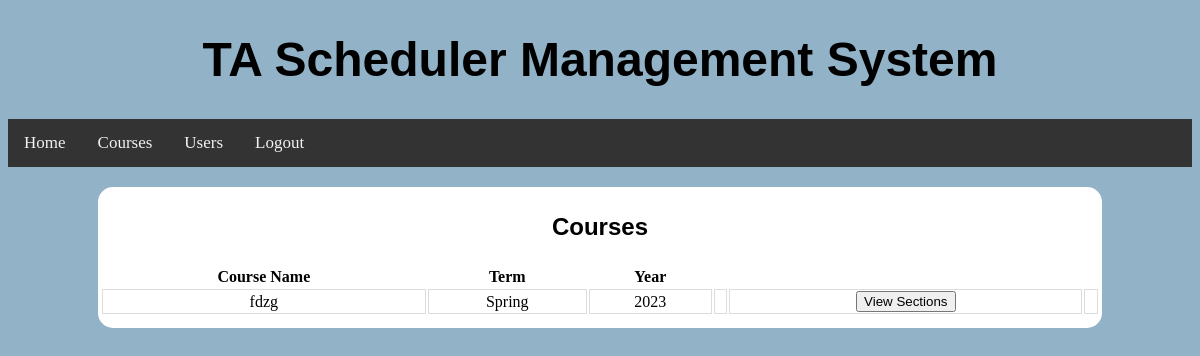
The app's page /courses/ (signed in), older data.
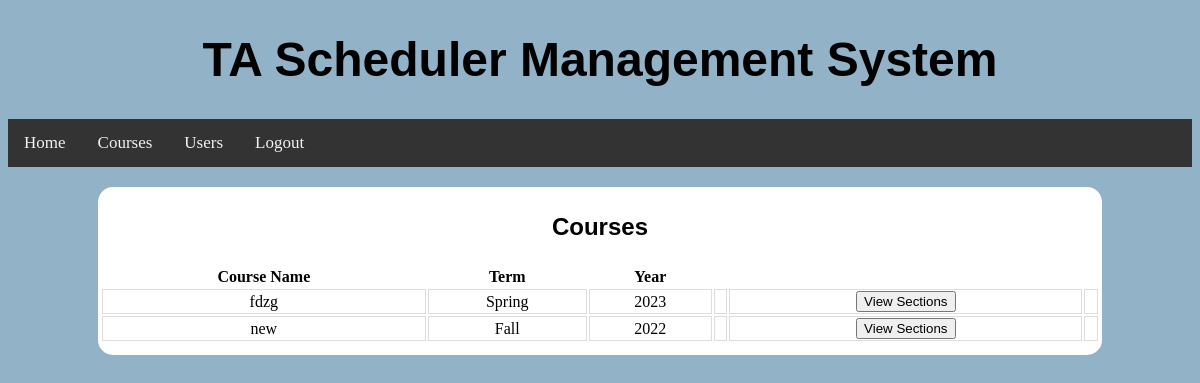
The same page, newer data.
### BackendWork/models.py (models this page shows, shortened)
class ClassList(models.Model):
    TERM_CHOICES = (('Summer', 'SUMMER'), ('Fall', 'FALL'), ('Winter', 'WINTER'), ('Spring', 'SPRING'))
    name = models.CharField(max_length=20, unique=True)
    term = models.CharField(max_length=30, choices=TERM_CHOICES, default='Fall')
    year = models.IntegerField(default=2022)

### BackendWork/views.py (the view, shortened to what this page needs)
# urls.py: path("courses/", Courses.as_view()),
class Courses(View):
    def get(self, request):
        try:
            request.session["user"]
        except:
            return redirect("/")
        return render(request, "courses.html",
                      {'sessionUser': MyUser.objects.get(username=request.session["user"]),
                       'courses': ClassList.objects.all()})

### templates/courses.html (shortened to what this page needs)
{% load static %}
<!DOCTYPE html>
<html lang="en">
<head>
    <link rel="stylesheet" type="text/css" href="{% static 'css/courses.css' %}"/>
</head>
<div class="navContainer">
    <header class="header">
        <h1><a>TA Scheduler Management System</a></h1>
    </header>
    <div class="navigation">
        <li><a href="/home/">Home</a></li>
        <li><a href="/courses/">Courses</a></li>
        <li><a href="/users/">Users</a></li>
        <li><a href="/">Logout</a></li>
    </div>
</div>
<body>
<div class="container">
    <p class=header>Courses</p>
    <div class="containerbox">
        <table>
            <tr>
                <th>Course Name</th>
                <th>Term</th>
                <th>Year</th>
            </tr>
            <tr>
                {% for i in courses %}
                    <td>{{ i.name }}</td>
                    <td>{{ i.term }}</td>
                    <td>{{ i.year }}</td>
                    <td>
                    </td>
                    <td>
                        <form action="" method="post">
                            <button name="thisCourseSections" value="{{ i.name }}">View Sections</button>
                        </form>
                    </td>
                    <td>
                    </td>
                    </tr>
                {% endfor %}
        </table>
    </div>
</div>
</body>
</html>

Row changes from the older to the newer data that the page shows:
added ClassList: name "new", term "Fall", year "2022"
